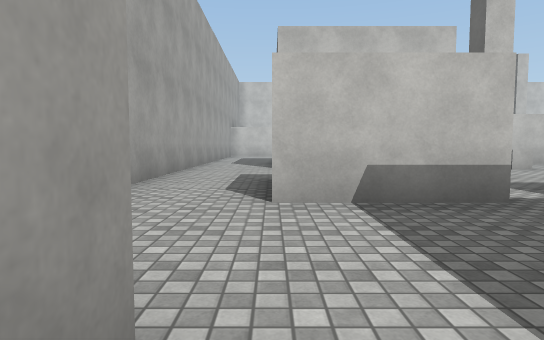
[1] (above)

24 first-person views from a walk through a Unity game level. The camera is 1.2 m above the floor, tilts 4° down and sees 75° across. The floor is counted in squares, 2 m on a side. Each view is taken from the middle of a square. On the plan, view 1 faces up. The plan holds only what a view shows up to about 10 squares ahead; the rest is blank. The place goes on beyond the plan. The player character is not drawn. Surface patterns are stand-ins for the level's own textures.

[2]
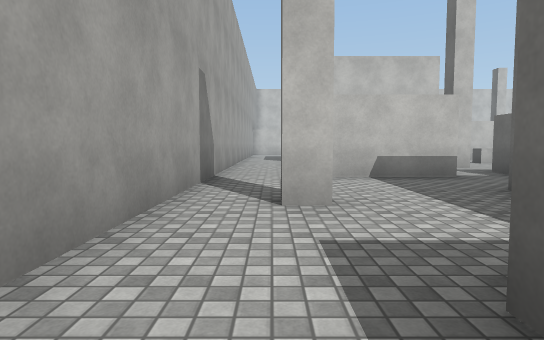

[3]
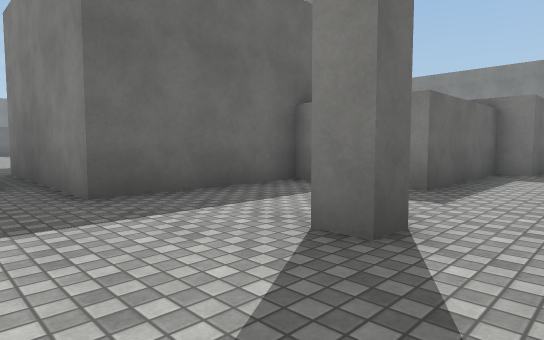

[4]
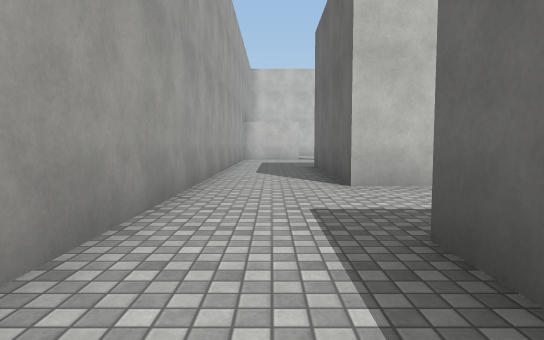

[5]
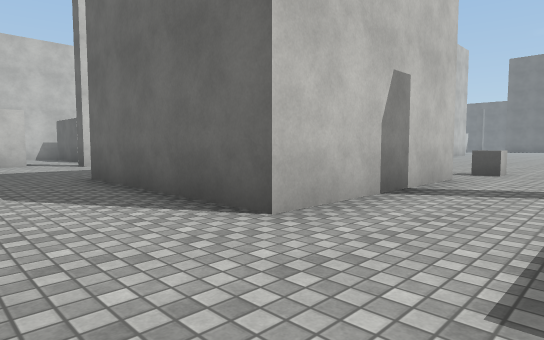

[6]
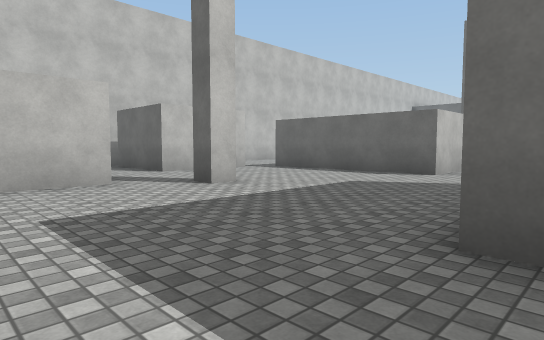

[7]
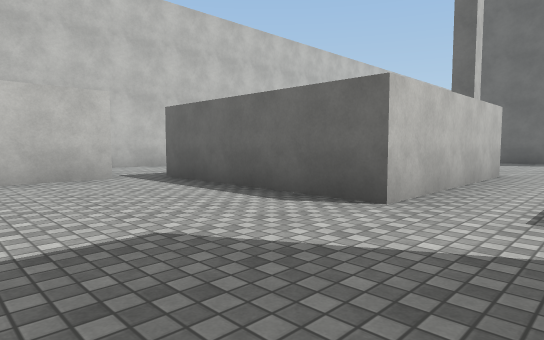

[8]
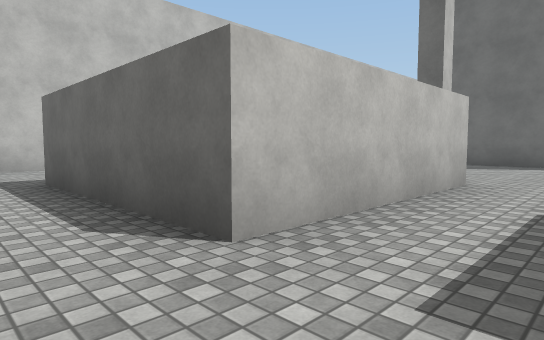

[9]
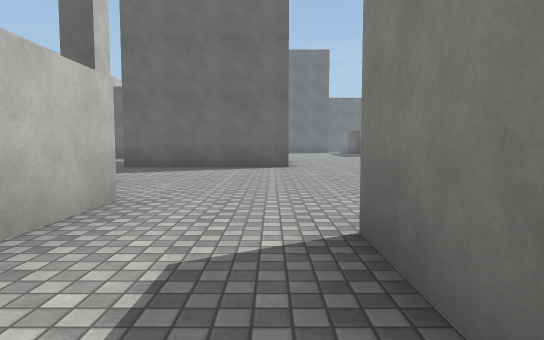

[10]
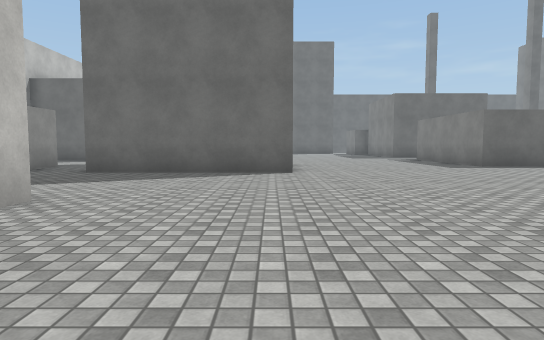

[11]
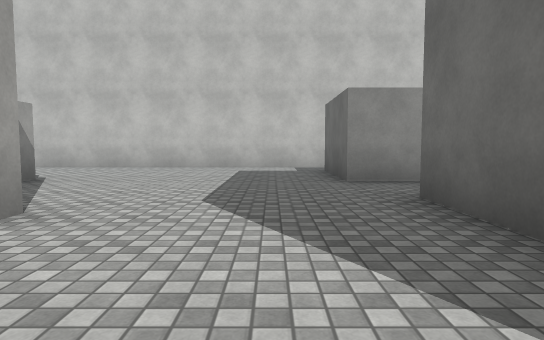

[12]
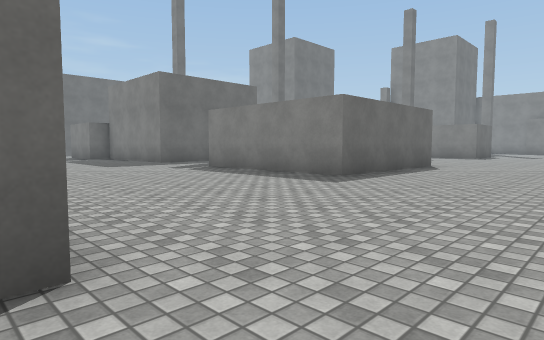

[13]
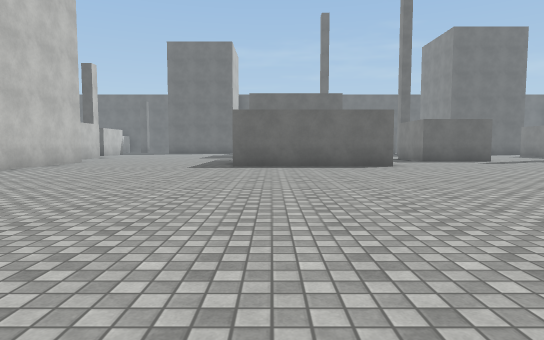

[14]
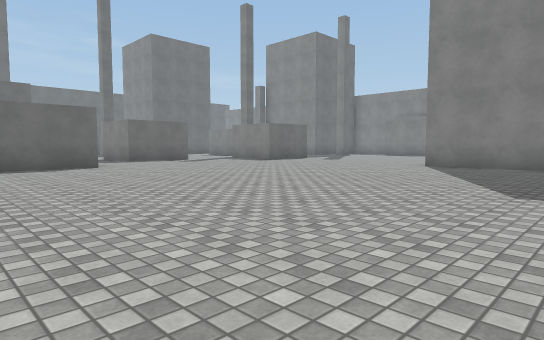

[15]
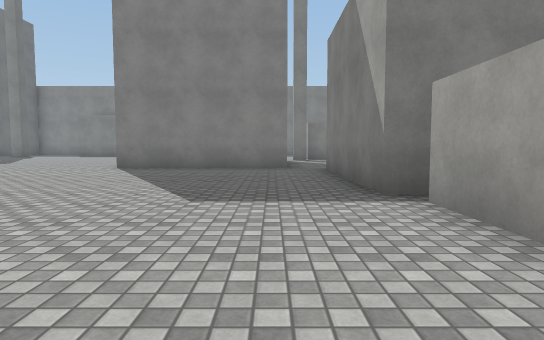

[16]
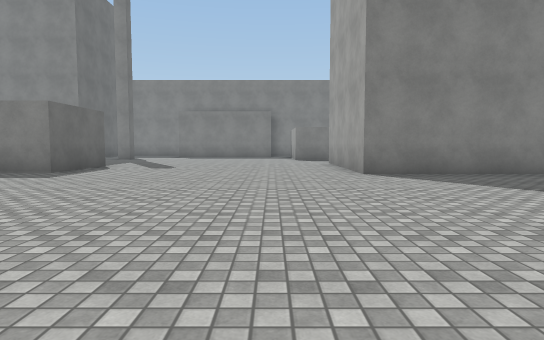

[17]
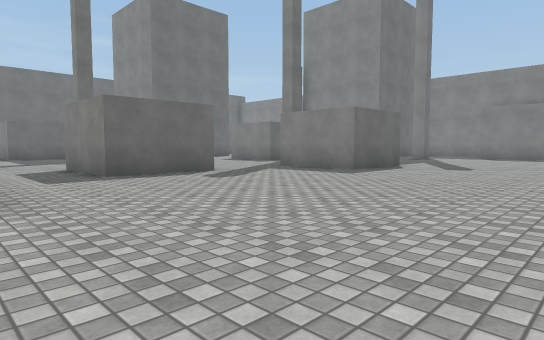

[18]
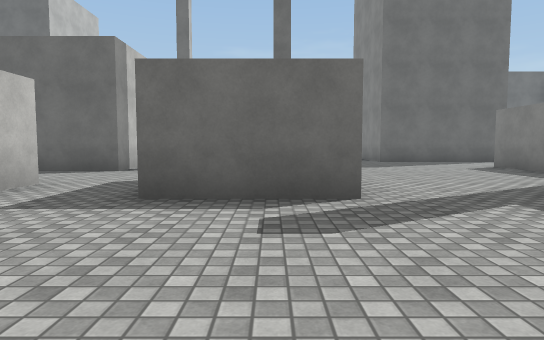

[19]
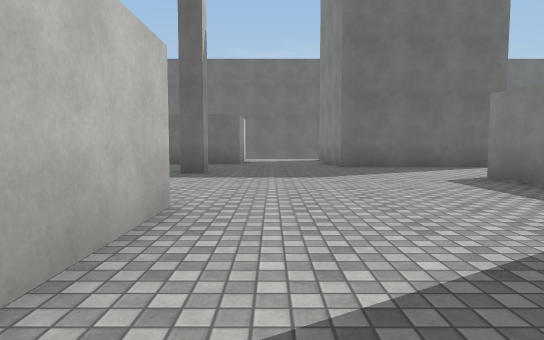

[20]
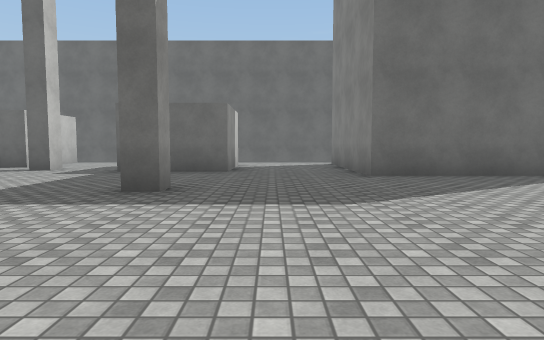

[21]
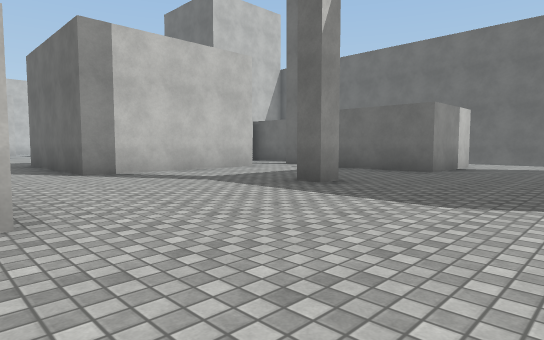

[22]
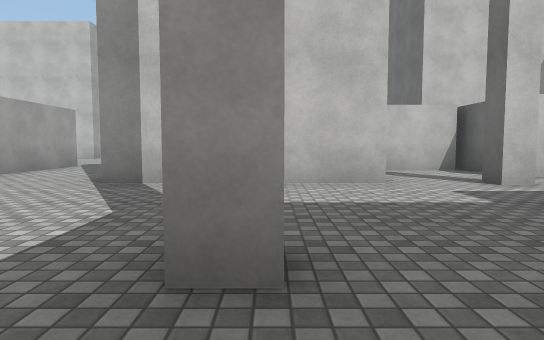

[23]
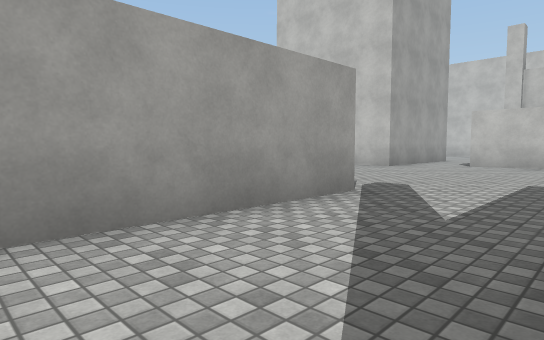

[24]
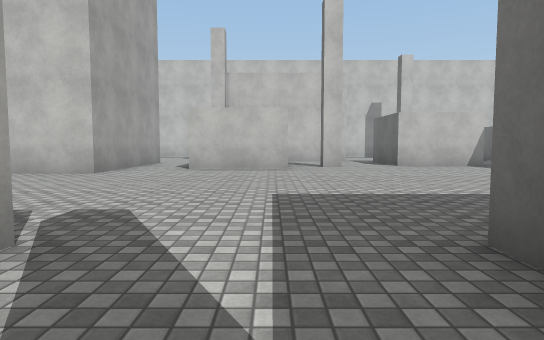

### Floor plan
Points are (right, up) in squares from view 1. A wall is a line through its corners. A room is listed if a view was taken in it or the views show most of it. See-through windows are left out.
Room 1 (views 1, 2)
walls: (-0.4, 0.5) (-0.9, 0.5) (-0.9, 1) (-0.4, 1) (-0.4, 0.5); (1.8, -1.8) (2.1, -1.8) (2.1, 1.7) (6.6, 1.7); (-2.1, 2.4) (-2.1, -1.6); (2.6, 3.7) (0, 3.7); (-0.9, -6.5) (-0.9, -5.2) (-0.2, -5.2) (-0.2, -1.8)
ways out: opening at (-1.5, 3.5) to room 2; opening at (3, 4) to room 2; opening at (7, 2) to room 2
Room 2 (views 3, 4, 5, 6, 7, 8, 9, 10, 11, 12, 13, 14, 15, 16, 17, 18, 19, 20, 21, 22, 23, 24)
walls: (17.9, 3.5) (17.9, 8.1) (22.5, 8.1) (22.5, 4.2); (15.7, 13.5) (15.7, 18.1); (20.2, 14.4) (20.2, 13.5) (16.5, 13.5); (22.5, 3.7) (21.6, 3.7); (11.9, 16.6) (11.2, 16.6); (9.9, 15.7) (5.4, 15.7) (5.4, 20.2); (20.9, -1.1) (20.9, 1.5) (23.5, 1.5); (6.3, 3.9) (6.3, 2.2); (6.8, 13.4) (8.5, 13.4); (24.5, 15) (21.9, 15); (4.8, 9.1) (0.2, 9.1) (0.2, 13.8); (6.6, 1.7) (6.6, -2.8); (23.5, -1) (21.2, -1); (4.2, 6.4) (3.8, 6.4); (15.3, 19.9) (15.3, 22.4); (26, 15.7) (25.4, 15.7); (3.9, 4.1) (3.9, 4.9); (9.9, 20.2) (9.9, 19.8); (7.5, -3.4) (12.1, -3.4) (12.1, -6); (18.7, -6.1) (18.7, -3.6) (20.6, -3.6); (29.9, 3.7) (25.3, 3.7) (25.3, 8.1); (28.1, -0.6) (27.6, -0.6) (27.6, 0); (15.5, 23.6) (5.2, 23.6); (0.2, 5.2) (0.2, 6.2); (32.4, 6.4) (30.6, 6.4); (24.9, -6.1) (26.8, -6.1); (32, 3.3) (31.5, 3.3) (31.5, 3.9); (4.5, 20.5) (2, 20.5); (1.8, 17.6) (1.3, 17.6) (1.3, 18.1); (33.1, 4.6) (32.6, 4.6) (32.6, 7); (-2.1, 14.1) (-2.1, 2.4); (0.1, 18.6) (-1.4, 18.6); (33.5, -1) (31, -1) (31, 1.5); (29.8, -6.5) (29.8, -3.9) (33, -3.9)
ways out: opening at (-1.5, 3.5) to room 1; opening at (3, 4) to room 1; opening at (7, 2) to room 1; opening at (1, 21); opening at (16.5, 19); opening at (21.5, 16.5)
objects: cube (6, 9)

Positions as (right, up) in squares from view 1, and headings:
1: (0, 0), facing up
2: (-1, -3), facing up
3: (-2, 3), facing down-right
4: (-1, 4), facing up
5: (-2, 7), facing up-right
6: (-2, 13), facing up-right
7: (2, 14), facing up-right
8: (4, 14), facing up-right
9: (6, 14), facing right
10: (8, 14), facing right
11: (14, 14), facing up
12: (14, 14), facing down-right
13: (8, 7), facing right
14: (8, 7), facing down-right
15: (8, 6), facing down
16: (14, 4), facing down
17: (14, 4), facing down-right
18: (17, 0), facing right
19: (20, -2), facing right
20: (23, -2), facing right
21: (23, -4), facing up-right
22: (28, -2), facing up
23: (25, 4), facing up-left
24: (24, 6), facing up
